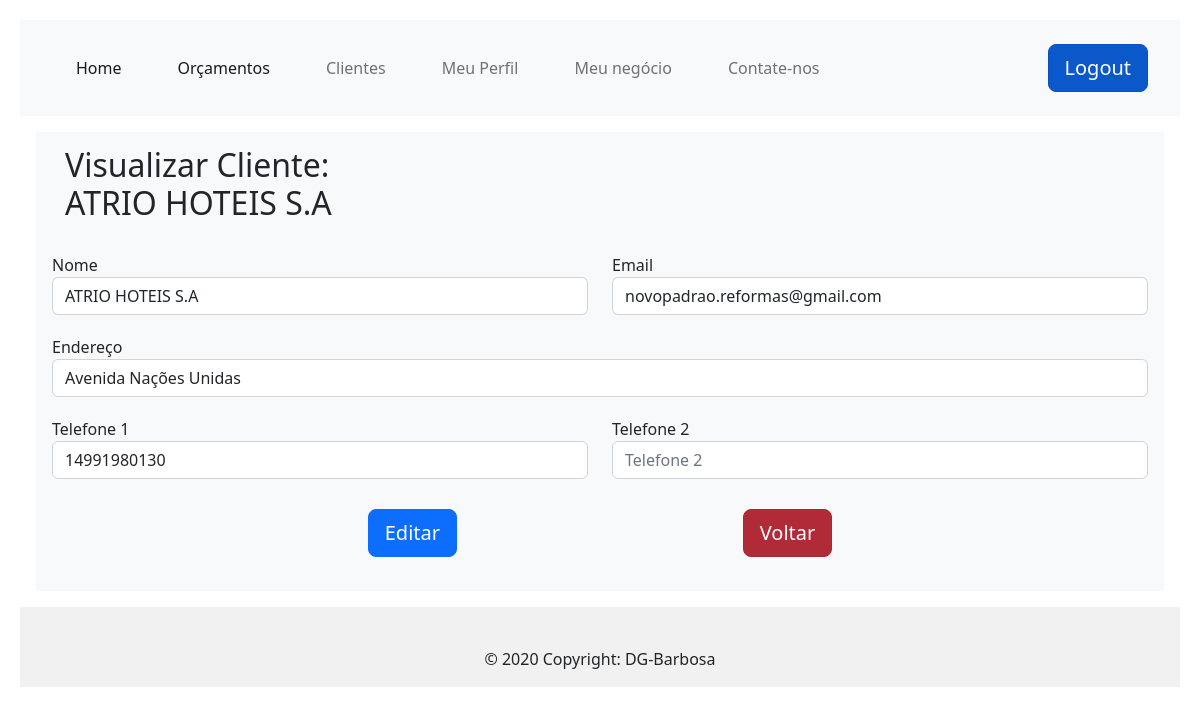
The app's page /viewClient/2 (signed in) with its own data.
### app/models/tables.py (models this page shows, shortened)
class Clients(db.Model):
    _tablename__ = "clients"
    id = db.Column(db.Integer, primary_key=True, autoincrement=True)
    name = db.Column(db.String(150))
    email = db.Column(db.String, unique=True)
    address = db.Column(db.String)
    phone = db.Column(db.String)
    phone2 = db.Column(db.String)

### app/controllers/default.py (the view)
@app.route('/viewClient/<int:id>', methods=['GET'])
def view(id):
    client = Clients.query.filter_by(id=id).first_or_404()
    return render_template('viewClient.html', client=client)

### app/controllers/default.py (called while the page is built)
@lm.user_loader
def load_user(id):
    return User.query.filter_by(id=id).first()

### app/models/tables.py (called while the page is built)
    @property
    def is_authenticated(self):
        return True

### app/templates/viewClient.html
{% extends "base.html" %}
{% block conteudo %}
<div class="position-relative overflow-hidden p-3 p-md-1 m-md-3 bg-light">
    <h2 style="margin-left: 15px;padding: 10px">Visualizar Cliente: <br> {{ client.name }}</h2>
    <form action="/view/{{ client.id }}" class="container" method="GET">
        <div class=" row" style="margin-top: 20px; margin-bottom: 0px">
            <div class="col">
                <label for="">Nome</label>
                <input type="text" id="nome" name="nome" class="form-control" placeholder="Nome"
                    value="{{ client.name }}">
            </div>
            <div class="col">
                <label for="">Email</label>
                <input type="text" name="email" id="email" class="form-control" placeholder="exemplo@email.com"
                    value="{{ client.email }}">
            </div>
        </div>
        <div class="row" style="margin-top: 20px;">
            <div class="col">
                <label for="">Endereço</label>
                <input type="text" class="form-control" id="endereco" name="endereco" placeholder="Endereço"
                    value="{{ client.address }}">
            </div>
        </div>
        <div class="row" style="margin-top: 20px;">
            <div class="col">
                <label for="">Telefone 1</label>
                <input type="tel" class="form-control" placeholder="Telefone 1" id="telefone" name="telefone"
                    value="{{ client.phone }}">
            </div>
            <div class="col">
                <label for="">Telefone 2</label>
                <input type="tel" class="form-control" placeholder="Telefone 2" id="telefone2" name="telefone2"
                    value="{{ client.phone2 }}">
            </div>
        </div>
        <div class="buttons" style="display: flex; justify-content: space-evenly; margin: 30px;">
            <a href="/edit/{{ client.id }}">
                <input type="button" class="btn btn-primary btn-lg"  value="Editar">
            </a>
            <input type="reset" class="btn btn-danger btn-lg active" name="voltar" onclick="history.back()" value="Voltar">
        </div>
    </form>
    {% endblock conteudo %}

### app/static/css/style.css (style rules this page uses)
body { padding: 20px; background-color: black; }
a:link { text-decoration: none; }

### records on screen
Clients: name "ATRIO HOTEIS S.A", nome "ATRIO HOTEIS S.A", email "novopadrao.reformas@gmail.com", endereco "Avenida Nações Unidas", telefone "14991980130"
